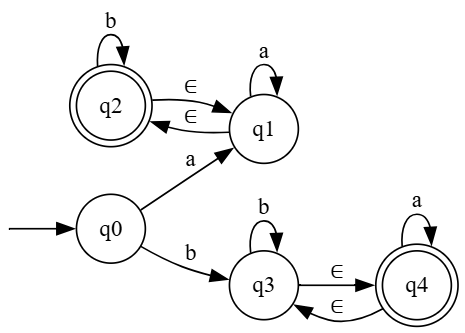
#> input picture 5.png, 465 x 333 px, found by its file name
$ python sample.py
#> lines starting #> are read from the running program, lines starting #| are printed output that depends on the picture; after the words box and inside, x2 and y2 are one past the last pixel; in counts of white or black regions, pixels touching at a corner belong together
# # import cv2
# # import numpy as np

# # # Load FSM image
# # image = cv2.imread("1.png")
# # gray = cv2.cvtColor(image, cv2.COLOR_BGR2GRAY)

# # # Apply Gaussian Blur to reduce noise
# # blurred = cv2.GaussianBlur(gray, (9, 9), 2)

# # # Detect circles (states) using HoughCircles with adjusted minRadius
# # circles = cv2.HoughCircles(blurred, cv2.HOUGH_GRADIENT, 1, 30,
# #                            param1=100, param2=30, minRadius=20, maxRadius=60)  # Adjust minRadius

# # # Copy the image for drawing
# # output = image.copy()
# # filtered_circles = []
# # final_states = []

# # if circles is not None:
# #     circles = np.uint16(np.around(circles))

# #     for i, circle in enumerate(circles[0, :]):
# #         x, y, r = circle

# #         # Ignore very small circles (likely self-loops)
# #         if r < 25:  # Self-loops are typically smaller, adjust as needed
# #             continue

# #         # Check for double circles (final states)
# #         roi = gray[y - r - 5:y + r + 5, x - r - 5:x + r + 5]
# #         roi_blurred = cv2.GaussianBlur(roi, (5, 5), 2)
# #         inner_circles = cv2.HoughCircles(roi_blurred, cv2.HOUGH_GRADIENT, 1, 10,
# #                                          param1=100, param2=20, minRadius=r - 5, maxRadius=r + 5)

# #         is_final = inner_circles is not None and len(inner_circles[0]) > 1

# #         # Draw the state outline
# #         color = (255, 0, 0) if is_final else (0, 255, 0)  # Blue for final state, Green otherwise
# #         cv2.circle(output, (x, y), r, color, 2)
# #         cv2.circle(output, (x, y), 2, (0, 0, 255), 3)  # Mark center

# #         # Store detected states
# #         filtered_circles.append((x, y, r))
# #         if is_final:
# #             final_states.append((x, y, r))

# #     print(f"Detected {len(filtered_circles)} states.")
# #     print(f"Detected {len(final_states)} final states.")
# # else:
# #     print("No states detected. Try adjusting minRadius/maxRadius.")

# # # Show and save the result
# # cv2.imshow("FSM States", output)
# # cv2.imwrite("fsm_states_filtered.png", output)
# # cv2.waitKey(0)
# # cv2.destroyAllWindows()

# import cv2
# import numpy as np

# # Load FSM image
# image = cv2.imread(r"C:\Users\Shyamjith Jayasinghe\Documents\GitHub\-Input-Layer-Open-Cv\1.png")

# gray = cv2.cvtColor(image, cv2.COLOR_BGR2GRAY)

# # Apply Gaussian Blur to reduce noise
# blurred = cv2.GaussianBlur(gray, (9, 9), 2)

# # Detect circles (states) using HoughCircles with adjusted minRadius
# circles = cv2.HoughCircles(blurred, cv2.HOUGH_GRADIENT, 1, 30,
#                            param1=100, param2=30, minRadius=20, maxRadius=60)  # Adjusted minRadius

# # Copy the image for drawing
# output = image.copy()
# filtered_circles = []
# final_states = []

# if circles is not None:
#     circles = np.uint16(np.around(circles))

#     for i, circle in enumerate(circles[0, :]):
#         x, y, r = circle

#         # Ignore very small circles (likely self-loops)
#         if r < 25:  # Self-loops are typically smaller, adjust as needed
#             continue

#         # Expand ROI for better detection
#         roi_padding = int(r * 1.2)  # Expanding the region
#         roi = gray[max(y - roi_padding, 0):min(y + roi_padding, gray.shape[0]),
#                    max(x - roi_padding, 0):min(x + roi_padding, gray.shape[1])]

#         # Apply minimal blur to retain details
#         roi_blurred = cv2.GaussianBlur(roi, (3, 3), 1)

#         # Debug: Show extracted ROI
#         # cv2.imshow(f"ROI {i}", roi)
#         # cv2.waitKey(0)

#         # Detect inner circles (final states)
#         inner_circles = cv2.HoughCircles(roi_blurred, cv2.HOUGH_GRADIENT, 1, 10,
#                                          param1=100, param2=15, minRadius=r - 10, maxRadius=r + 15)

#         is_final = inner_circles is not None and len(inner_circles[0]) > 1 if inner_circles is not None else False

#         # Draw the state outline
#         color = (255, 0, 0) if is_final else (0, 255, 0)  # Blue for final state, Green otherwise
#         cv2.circle(output, (x, y), r, color, 2)
#         cv2.circle(output, (x, y), 2, (0, 0, 255), 3)  # Mark center

#         # Store detected states
#         filtered_circles.append((x, y, r))
#         if is_final:
#             final_states.append((x, y, r))

#     print(f"Detected {len(filtered_circles)} states.")
#     print(f"Detected {len(final_states)} final states.")
# else:
#     print("No states detected. Try adjusting minRadius/maxRadius.")

# # Show and save the result
# cv2.imshow("FSM States", output)
# cv2.imwrite("fsm_states_filtered.png", output)
# cv2.waitKey(0)
# cv2.destroyAllWindows()


# # from google.cloud import vision

# # client = vision.ImageAnnotatorClient()

# # with open("1.png", "rb") as image_file:
# #     content = image_file.read()

# # image = vision.Image(content=content)
# # response = client.text_detection(image=image)
# # texts = response.text_annotations

# # for text in texts:
# #     print(f"Detected text: {text.description}")

#---------------------------------------------------------------------------------------------
# import cv2
# import numpy as np

# # Load the FSM image
# image = cv2.imread(r'C:\Users\Shyamjith Jayasinghe\Documents\GitHub\-Input-Layer-Open-Cv\1.png')
# gray = cv2.cvtColor(image, cv2.COLOR_BGR2GRAY)
# output = image.copy()

# # Preprocessing
# blurred = cv2.GaussianBlur(gray, (9, 9), 2)
# edges = cv2.Canny(blurred, 50, 150)

# # Detect states (circles)
# circles = cv2.HoughCircles(blurred, cv2.HOUGH_GRADIENT, 1, 30,
#                            param1=100, param2=30, minRadius=20, maxRadius=60)

# states = []
# final_states = []

# if circles is not None:
#     circles = np.uint16(np.around(circles))
#     for i, circle in enumerate(circles[0, :]):
#         x, y, r = circle
#         if r < 25:
#             continue
#         roi_padding = int(r * 1.2)
#         roi = gray[max(y - roi_padding, 0):min(y + roi_padding, gray.shape[0]),
#                    max(x - roi_padding, 0):min(x + roi_padding, gray.shape[1])]
#         roi_blurred = cv2.GaussianBlur(roi, (3, 3), 1)

#         # Detect possible double circle
#         inner_circles = cv2.HoughCircles(roi_blurred, cv2.HOUGH_GRADIENT, 1, 10,
#                                          param1=100, param2=15, minRadius=r - 10, maxRadius=r + 15)
#         is_final = inner_circles is not None and len(inner_circles[0]) > 1 if inner_circles is not None else False

#         color = (255, 0, 0) if is_final else (0, 255, 0)  # Blue - final, Green - normal
#         cv2.circle(output, (x, y), r, color, 2)
#         cv2.circle(output, (x, y), 2, (0, 0, 255), 3)

#         states.append((x, y, r))
#         if is_final:
#             final_states.append((x, y, r))

# print(f"Detected {len(states)} states.")
# print(f"Detected {len(final_states)} final states.")

# # ---- Arrow Detection ----
# arrows = []
# contours, _ = cv2.findContours(edges, cv2.RETR_EXTERNAL, cv2.CHAIN_APPROX_SIMPLE)

# for cnt in contours:
#     area = cv2.contourArea(cnt)
#     if area < 300:  # filter out small noise
#         continue

#     approx = cv2.approxPolyDP(cnt, 0.02 * cv2.arcLength(cnt, True), True)
#     x, y, w, h = cv2.boundingRect(cnt)

#     aspect_ratio = w / float(h)

#     if 0.5 < aspect_ratio < 2.0:
#         shape = "Straight Arrow"
#     else:
#         shape = "Curved Arrow"

#     arrows.append(((x, y, w, h), shape))
#     cv2.drawContours(output, [cnt], -1, (0, 255, 255), 2)
#     cv2.putText(output, shape, (x, y - 10), cv2.FONT_HERSHEY_SIMPLEX, 0.5, (50, 50, 255), 1)

# print(f"Detected {len(arrows)} arrows (with straight/curved classification).")

# # ---- Initial State Detection ----
# incoming = {i: 0 for i in range(len(states))}
# outgoing = {i: 0 for i in range(len(states))}

# for idx, (x, y, w, h) in enumerate([arrow[0] for arrow in arrows]):
#     arrow_center = (x + w // 2, y + h // 2)
#     for i, (sx, sy, r) in enumerate(states):
#         distance = np.hypot(arrow_center[0] - sx, arrow_center[1] - sy)
#         if distance < r + 30:
#             incoming[i] += 1

# for i in range(len(states)):
#     if incoming[i] == 0:
#         print(f"State q{i} might be the Initial State (No incoming arrows).")
#         cv2.putText(output, "Initial", (states[i][0] - 30, states[i][1] - 30),
#                     cv2.FONT_HERSHEY_SIMPLEX, 0.6, (0, 0, 255), 2)

# # ---- Final Visualization ----
# cv2.imshow("FSM Detection", output)
# cv2.imwrite("fsm_detection_result.png", output)
# cv2.waitKey(0)
# cv2.destroyAllWindows()
#---------------------------------------------------------------------------------------------

import cv2
import numpy as np

# Structure to store state information
class State:
    def __init__(self, center, radius):
        self.center = center
        self.radius = radius
        self.is_final = False
        self.is_initial = False

# Load the image
#image_path = "1.png"  # Change this to your image path
image = cv2.imread(r'C:\Users\Shyamjith Jayasinghe\Documents\GitHub\-Input-Layer-Open-Cv\5.png')
#> image is the input picture: shape (333, 465, 3); min 0, max 255, mean 244.5


if image is None:
    print("Could not open or find the image.")
    exit()

# Convert to grayscale
gray = cv2.cvtColor(image, cv2.COLOR_BGR2GRAY)

# Apply threshold to get a binary image
#_, binary = cv2.threshold(gray, 127, 255, cv2.THRESH_BINARY_INV)


# Detect circles (FSM states)
circles = cv2.HoughCircles(gray, cv2.HOUGH_GRADIENT, 1, 20,
                           param1=100, param2=30,
                           minRadius=20, maxRadius=40)
#> circles = [[263.5, 128.5, 33.4], [416.5, 284.5, 35.8], [110.5, 228.5, 33.5], [263.5, 284.5, 33.7], [110.5, 105.5, 33.7]]

states = []
if circles is not None:
    circles = np.uint16(np.around(circles))
#> circles = [[264, 128, 33], [416, 284, 36], [110, 228, 34], [264, 284, 34], [110, 106, 34]]
    for c in circles[0, :]:
        states.append(State((c[0], c[1]), c[2]))
#> this loop made 5 passes
#> after the loop, states = 5 items

# [55 lines of commented-out code are left out]
blurred = cv2.GaussianBlur(gray, (5, 5), 1)
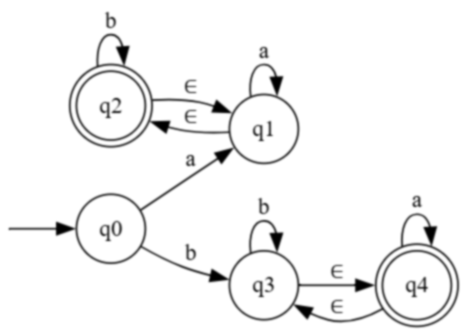
#> blurred: shape (333, 465); min 0, max 255, mean 244.5

# Detect potential outer circles (used for detecting final states)
outer_circles = cv2.HoughCircles(blurred, cv2.HOUGH_GRADIENT, 1, 10,
                                 param1=100, param2=20,  # Lower param2 for more detections
                                 minRadius=42, maxRadius=61)  # Adjust min/max radius based on outer ring size
#> outer_circles = 18 rows, first 8: [416.5, 284.5, 42.25], [110.5, 105.5, 42.25], [102.5, 97.5, 43.6], [405.5, 284.5, 46.3], [413.5, 274.5, 43.5], [124.5, 105.5, 49.4], [411.5, 294.5, 43.3], [425.5, 275.5, 45.7]


# Map detected outer circles to their respective states
outer_circle_count = {i: 0 for i in range(len(states))}
#> outer_circle_count = {0: 0, 1: 0, 2: 0, 3: 0, 4: 0}

if outer_circles is not None:
    outer_circles = np.uint16(np.around(outer_circles))
#> outer_circles = 18 rows, first 8: [416, 284, 42], [110, 106, 42], [102, 98, 44], [406, 284, 46], [414, 274, 44], [124, 106, 49], [412, 294, 43], [426, 276, 46]
    for outer in outer_circles[0, :]:
        outer_center = (outer[0], outer[1])
        outer_radius = outer[2]

        # Find the closest state (inner circle) to this outer circle
        nearest_state_idx = -1
        min_dist = float('inf')

        for i, state in enumerate(states):
            dist = np.linalg.norm(np.array(state.center) - np.array(outer_center))
            # Check if the outer circle is around the state
            if dist < 5 and outer_radius > state.radius:
                nearest_state_idx = i
                min_dist = dist

        if nearest_state_idx != -1:
            outer_circle_count[nearest_state_idx] += 1  # Count outer circles for each state
#> this loop made 18 passes
#> after the loop, outer_circle_count = {0: 0, 1: 1, 2: 0, 3: 0, 4: 1}

# Mark states as final if they have a corresponding outer circle
for i, state in enumerate(states):
    if outer_circle_count[i] >= 1:  # One outer circle is enough
        state.is_final = True
        cv2.circle(image, state.center, state.radius + 5, (0, 255, 0), 2)  # Optional: Highlight the final state
#> this loop made 5 passes
#> state.is_final on passes 2, 5: True, True
#> image: shape (333, 465, 3); 0.98% of pixels changed, all inside (x1, y1, x2, y2) = (70, 66, 459, 327)

# Detect transitions (lines)
edges = cv2.Canny(gray, 50, 150)
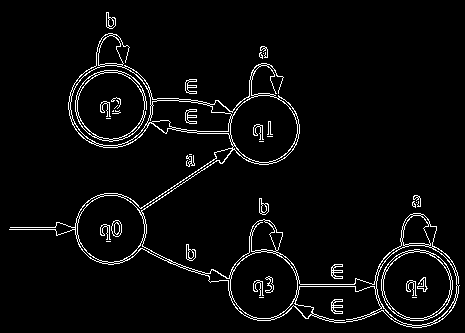
#> edges: shape (333, 465); 4.1% white in thin lines or dots
lines = cv2.HoughLinesP(edges, 1, np.pi / 180, 50, minLineLength=50, maxLineGap=10)
#> lines = [[138, 209, 234, 144], [297, 286, 355, 286], [152, 254, 207, 273], [139, 211, 237, 148], [297, 284, 354, 284], [96, 56, 164, 100], [400, 238, 456, 270], [377, 310, 435, 323], [143, 99, 222, 104], [85, 139, 140, 136], [162, 196, 217, 160]]

transitions = []
outgoing = [0] * len(states)
#> outgoing = [0, 0, 0, 0, 0]
incoming = [0] * len(states)
#> incoming = [0, 0, 0, 0, 0]

# Function to find the nearest state to a point
def find_nearest_state(point):
    min_dist = float('inf')
    nearest_idx = -1
    for i, state in enumerate(states):
        dist = np.linalg.norm(np.array(state.center) - np.array(point))
        if dist < min_dist:
            min_dist = dist
            nearest_idx = i
    return nearest_idx

if lines is not None:
    for l in lines:
        x1, y1, x2, y2 = l[0]
        start = (x1, y1)
        end = (x2, y2)

        from_state = find_nearest_state(start)
        to_state = find_nearest_state(end)

        if from_state != -1 and to_state != -1:
            transitions.append((from_state, to_state))
            outgoing[from_state] += 1
            incoming[to_state] += 1
            cv2.line(image, start, end, (0, 0, 255), 2)
#> this loop made 11 passes
#> (x1, y1, x2, y2, from_state, to_state) on passes 1 to 8: (138, 209, 234, 144, 2, 0), (297, 286, 355, 286, 3, 1), (152, 254, 207, 273, 2, 3), (139, 211, 237, 148, 2, 0), (297, 284, 354, 284, 3, 1), (96, 56, 164, 100, 4, 4), (400, 238, 456, 270, 1, 1), (377, 310, 435, 323, 1, 1)
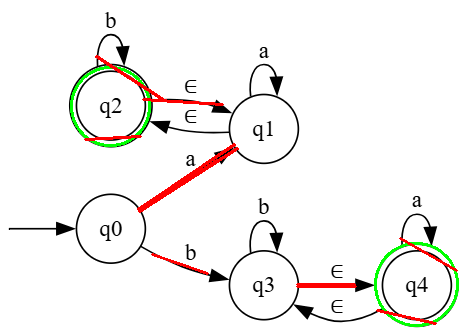
#> image: shape (333, 465, 3); mean B, G, R 240.6, 242.8, 244.3
#> after the loop, incoming = [4, 4, 0, 1, 2]; outgoing = [0, 2, 4, 2, 3]; transitions = [(2, 0), (3, 1), (2, 3), (2, 0), (3, 1), (4, 4), (1, 1), (1, 1), (4, 0), (4, 4), (2, 0)]

# Detect initial states (states with no incoming edges but with outgoing edges)
for i, state in enumerate(states):
    if incoming[i] == 0 and outgoing[i] > 0:
        state.is_initial = True
        cv2.circle(image, state.center, state.radius + 5, (255, 255, 0), 2)
#> this loop made 5 passes
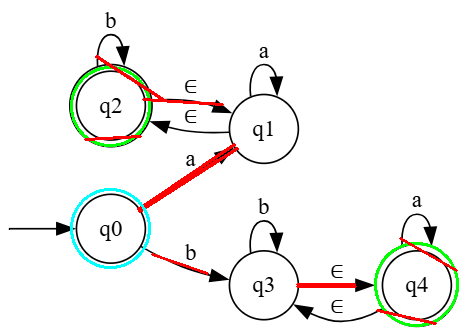
#> image: shape (333, 465, 3); 0.48% of pixels changed, all inside (x1, y1, x2, y2) = (70, 188, 151, 269)

# Detect self-loops
binary_loops = cv2.adaptiveThreshold(gray, 255, cv2.ADAPTIVE_THRESH_GAUSSIAN_C, cv2.THRESH_BINARY_INV, 11, 2)
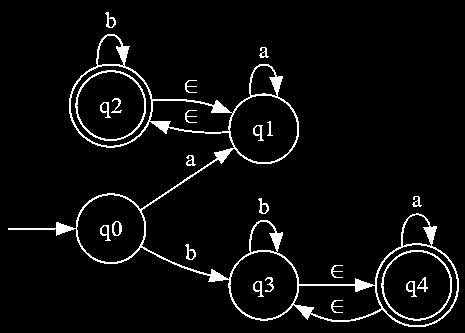
#> binary_loops: shape (333, 465); 4.8% white in thin lines or dots
contours, _ = cv2.findContours(binary_loops, cv2.RETR_TREE, cv2.CHAIN_APPROX_SIMPLE)
#> contours = 50 contours, 9 with area under 20; largest, box (x1, y1, x2, y2) and area: (8, 34, 459, 327) 31266, (376, 244, 458, 326) 5160, (70, 65, 152, 147) 5156, (75, 70, 146, 141) 3856, (381, 250, 452, 321) 3853

self_loop_count = 0
for contour in contours:
    if len(contour) > 5:
        ellipse = cv2.fitEllipse(contour)
        ellipse_center = (int(ellipse[0][0]), int(ellipse[0][1]))

        nearest_state_idx = find_nearest_state(ellipse_center)
        if nearest_state_idx != -1:
            distance = np.linalg.norm(np.array(states[nearest_state_idx].center) - np.array(ellipse_center))
            if states[nearest_state_idx].radius * 0.5 < distance < states[nearest_state_idx].radius * 1.5:
                cv2.ellipse(image, ellipse, (255, 0, 255), 2)
                self_loop_count += 1
#> this loop made 50 passes
#> (ellipse, ellipse_center, nearest_state_idx, distance) on passes 1 to 7: (((337.7, 271), (12.12, 13.84), 179.5), (337, 271), 3, 74.15), (((189.5, 252.6), (10.05, 16.55), 156.1), (189, 252), 3, 81.54), (((190.5, 254.2), (6.64, 9.45), 0.686), (190, 254), 3, 79.85), (((262.5, 206.6), (10.05, 16.55), 156.1), (262, 206), 0, 78.03), (((263.5, 208.2), (6.64, 9.45), 0.686), (263, 208), 3, 76.01), (((416.6, 201.4), (9.02, 10.89), 174.1), (416, 201), 1, 83), (((416.2, 202.8), (4.37, 5.33), 38.59), (416, 202), 1, 82)
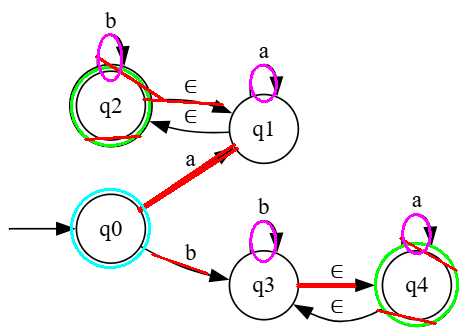
#> image: shape (333, 465, 3); 0.82% of pixels changed, all inside (x1, y1, x2, y2) = (97, 33, 432, 263)
#> after the loop, self_loop_count = 4

# Draw detected states
for state in states:
    cv2.circle(image, state.center, state.radius, (0, 255, 0), 2)
    if state.is_final:
        cv2.circle(image, state.center, state.radius - 5, (0, 255, 0), 2)
#> this loop made 5 passes
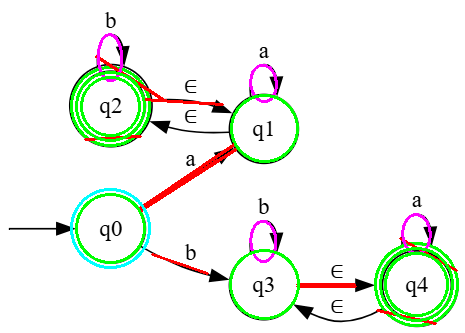
#> image: shape (333, 465, 3); 2.83% of pixels changed, all inside (x1, y1, x2, y2) = (75, 71, 454, 322)

# [9 lines of commented-out code are left out]
print(f"Detected States: {len(states)}")
#| Detected States: 5
print(f"Number of Final States: {sum(1 for s in states if s.is_final)}")
#| Number of Final States: 2
print(f"Number of Initial States: {sum(1 for s in states if s.is_initial)}")
#| Number of Initial States: 1
print("Final States Coordinates:", [(s.center[0], s.center[1]) for s in states if s.is_final])
#| Final States Coordinates: [(416, 284), (110, 106)]
print("Initial States Coordinates:", [(s.center[0], s.center[1]) for s in states if s.is_initial])
#| Initial States Coordinates: [(110, 228)]
print(f"Detected Transitions: {len(transitions)}")
#| Detected Transitions: 11
print(f"Total self-loops detected: {self_loop_count}")
#| Total self-loops detected: 4


# Show the result
cv2.imshow("FSM Detection", image)
cv2.imwrite("fsm_detection_python.jpg", image)
cv2.waitKey(0)
cv2.destroyAllWindows()

$ run again, with 1.png copied over 5.png
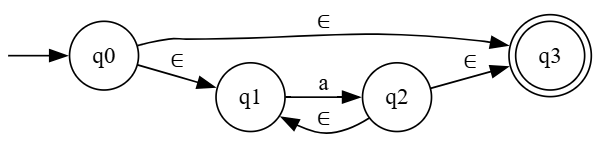
#> input picture 1.png, 598 x 141 px, found by its file name
#> image is the input picture: shape (141, 598, 3); min 0, max 255, mean 241.6
#> `circles = cv2.HoughCircles(gray, cv2.HOUGH_GRADIENT, 1, 20, param1=100..`: circles = [[396.5, 96.5, 33.4], [250.5, 96.5, 33.2], [549.5, 55.5, 33.7], [103.5, 55.5, 33.7]]
#> `circles = np.uint16(np.around(circles))`: circles = [[396, 96, 33], [250, 96, 33], [550, 56, 34], [104, 56, 34]]
#> the loop `for c in circles[0, :]:` made 4 passes
#> after the loop `for c in circles[0, :]:`: states = 4 items
#> `outer_circles = cv2.HoughCircles(blurred, cv2.HOUGH_GRADIENT, 1, 10, p..`: outer_circles = [[549.5, 55.5, 42.7], [327.5, 79.5, 51.6], [542.5, 47.5, 42.7], [540.5, 64.5, 46.3], [558.5, 46.5, 45], [557.5, 63.5, 43.3], [532.5, 55.5, 52.6], [396.5, 87.5, 44.6]]
#> `outer_circle_count = {i: 0 for i in range(len(states))}`: outer_circle_count = {0: 0, 1: 0, 2: 0, 3: 0}
#> `outer_circles = np.uint16(np.around(outer_circles))`: outer_circles = [[550, 56, 43], [328, 80, 52], [542, 48, 43], [540, 64, 46], [558, 46, 45], [558, 64, 43], [532, 56, 53], [396, 88, 45]]
#> the loop `for outer in outer_circles[0, :]:` made 8 passes
#> after the loop `for outer in outer_circles[0, :]:`: outer_circle_count = {0: 0, 1: 0, 2: 1, 3: 0}
#> the loop `for i, state in enumerate(states):` made 4 passes
#> state.is_final on pass 3: True
#> `edges = cv2.Canny(gray, 50, 150)`:
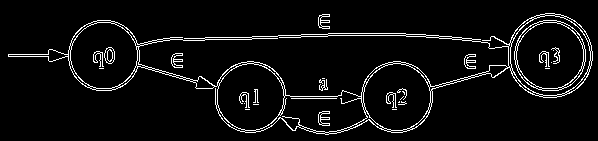
#> edges: shape (141, 598); 5.6% white in thin lines or dots, all inside (x1, y1, x2, y2) = (8, 13, 593, 135)
#> lines = [[223, 39, 365, 35], [266, 36, 341, 33], [136, 63, 197, 81], [284, 96, 337, 96], [392, 35, 520, 41], [136, 65, 195, 82], [184, 38, 265, 36], [429, 89, 490, 73], [429, 87, 489, 70], [521, 24, 575, 21], [515, 30, 566, 16]]
#> `outgoing = [0] * len(states)`: outgoing = [0, 0, 0, 0]
#> the loop `for l in lines:` made 11 passes
#> (x1, y1, x2, y2, from_state, to_state) on passes 1 to 8: (223, 39, 365, 35, 1, 0), (266, 36, 341, 33, 1, 0), (136, 63, 197, 81, 3, 1), (284, 96, 337, 96, 1, 0), (392, 35, 520, 41, 0, 2), (136, 65, 195, 82, 3, 1), (184, 38, 265, 36, 3, 1), (429, 89, 490, 73, 0, 2)
#> after the loop `for l in lines:`: incoming = [3, 3, 5, 0]; outgoing = [3, 3, 2, 3]; transitions = [(1, 0), (1, 0), (3, 1), (1, 0), (0, 2), (3, 1), (3, 1), (0, 2), (0, 2), (2, 2), (2, 2)]
#> the loop `for i, state in enumerate(states):` made 4 passes
#> binary_loops: shape (141, 598); 6.3% white in thin lines or dots, all inside (x1, y1, x2, y2) = (8, 14, 592, 134)
#> contours = 28 contours, 5 with area under 20; largest, box (x1, y1, x2, y2) and area: (8, 14, 592, 134) 35215, (137, 34, 510, 98) 14489, (509, 15, 591, 97) 5150, (515, 20, 586, 91) 3850, (516, 21, 585, 90) 3598
#> the loop `for contour in contours:` made 28 passes
#> (ellipse, ellipse_center, nearest_state_idx, distance) on passes 1 to 7: (((324.4, 21.14), (11.81, 15.62), 2.13), (324, 21), 0, 104), (((320.8, 61.35), (132.9, 488.8), 89.77), (320, 61), 1, 78.26), (((324, 111.5), (38.25, 84.05), 93.72), (324, 111), 0, 73.55), (((324.4, 118.1), (11.81, 15.62), 2.13), (324, 118), 0, 75.29), (((396.5, 96.68), (67.56, 67.92), 85.52), (396, 96), 0, 0), (((391.5, 99.93), (10.94, 16.07), 162.1), (391, 99), 0, 5.83), (((390.3, 97.76), (7.14, 9.55), 177.4), (390, 97), 0, 6.08)
#> after the loop `for contour in contours:`: self_loop_count = 0
#> the loop `for state in states:` made 4 passes
#> after the loop `for state in states:`:
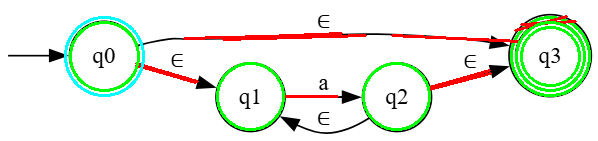
#> image: shape (141, 598, 3); mean B, G, R 229.6, 241, 233.9
#| Detected States: 4
#| Number of Final States: 1
#| Number of Initial States: 1
#| Final States Coordinates: [(550, 56)]
#| Initial States Coordinates: [(104, 56)]
#| Detected Transitions: 11
#| Total self-loops detected: 0
